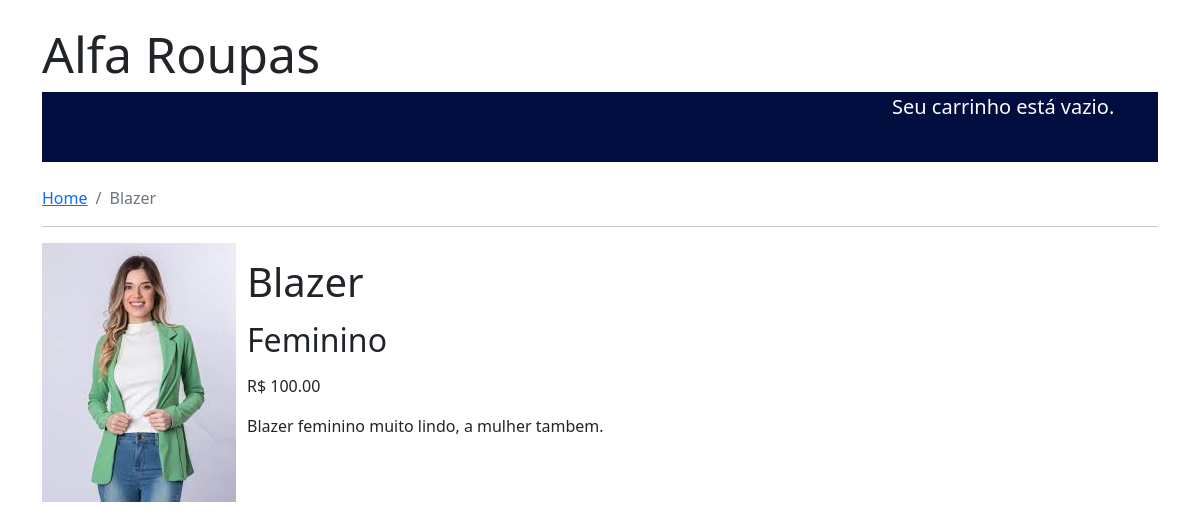
The page /1/blazer/ on the database its author committed.
### shop/models.py (models this page shows, shortened)
class Product(models.Model):
    category=models.ForeignKey(Category, related_name='products', on_delete=models.CASCADE)
    name= models.CharField(max_length=200, db_index=True)
    slug = models.SlugField(max_length=200, db_index=True)
    imagem=models.ImageField(upload_to='products/%y/%m/%d', blank='True')
    description=models.TextField(blank=True)
    price=models.DecimalField(max_digits=10, decimal_places=2)
    available=models.BooleanField(default=True)
    created=models.DateTimeField(auto_now_add=True)
    updated=models.DateTimeField(auto_now=True)
    class Meta:
        ordering =('name',)
        index_together=(('id','slug'),)

class Category(models.Model):
    name= models.CharField(max_length=200, db_index=True)
    slug= models.SlugField(max_length=200, unique=True)
    class Meta:
        ordering=('name',)
        verbose_name='category'
        verbose_name_plural='categories'
    def __str__(self):
        return self.name
    def get_absolute_url(self):
        return reverse('shop:product_list_by_category',args=[self.slug])

### shop/views.py (the view)
# urls.py: path('<int:id>/<slug:slug>/', views.product_detail, name='product_detail'),
def product_detail(request, id, slug):
    product =get_object_or_404(Product, id=id, slug=slug, available=True)
    return render(request, 'shop/product/detail.html', {'product':product})

### shop/templates/shop/product/detail.html (shortened to what this page needs)
{% extends 'shop/base.html' %}
{% load static %}
{% block content %}
<br>
<nav aria-label="breadcrumb">
    <ol class="breadcrumb">
       <li class="breadcrumb-item"><a href="/">Home</a></li>
       <li class="breadcrumb-item active" aria-current="page">{{ product.name }}</li>
    </ol>
</nav>
<hr>
<div class="row">
    <div class="col-12">
        <div class="row">
            <div class="col-2"><img src="{% if product.imagem %}{{ product.imagem.url }}{% else %}{% static 'img/no_imagem.jpg' %}{% endif %}"></div>
            <div class="col-6">
                <h1 style="margin-left: 15px; margin-top:15px;">{{ product.name }}</h1>
                <h2 style="margin-left: 15px; margin-top:15px;">{{product.category}}</h2>
                <p style="margin-left: 15px; margin-top:15px;">
                    R$ {{ product.price }}
                    <br>
                </p>
                 <p style="margin-left: 15px; margin-top:15px;"> {{ product.description }}</p>
            </div>
        </div>
    </div>
</div>
<div style="height:50px;">
</div>
{% endblock %}

### rows shown on the page
Product: name "Blazer", imagem (picture), category "Feminino", price "100.00", description "Blazer feminino muito lindo, a mulher tambem."
